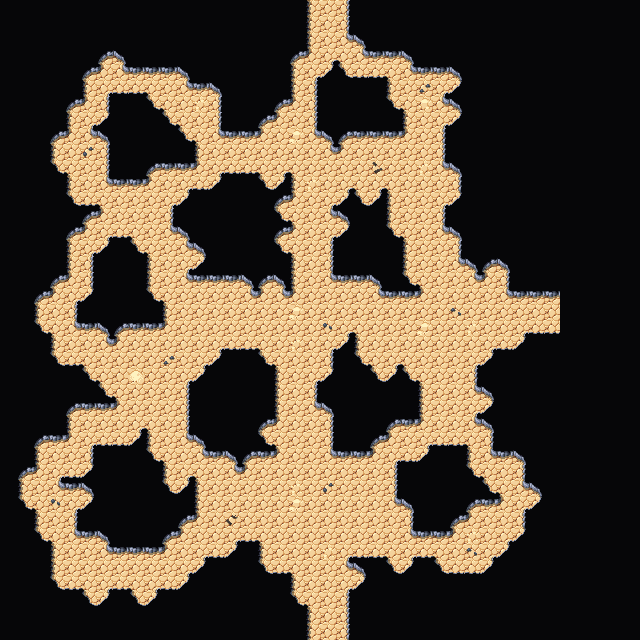

This is a level from a 2D game, rendered from its Tiled map with the project's own tilesets. A one-line summary and the map file follow, with tile-layer data summarised:
An orthogonal 40x40 tile map with 16x16 px tiles, 4 tile layers (Collision, Background, Walls, Clutter), 2 tilesets and 3 objects.

<map version="1.5" tiledversion="1.7.2" orientation="orthogonal" renderorder="right-down" width="40" height="40" tilewidth="16" tileheight="16" infinite="0" nextlayerid="7" nextobjectid="63">
 <editorsettings>
  <export target="wastetown..tmx" format="tmx" />
 </editorsettings>
 <tileset firstgid="1" source="../../../tileset/main.tsx" />
 <tileset firstgid="3477" source="../../../tileset/buildings.tsx" />
 <layer id="6" name="Collision" width="40" height="40">
  <data>[1600 cells, 0 non-empty, 0 distinct tile ids]</data>
 </layer>
 <layer id="1" name="Background" width="40" height="40">
  <data>[1600 cells, 1600 non-empty, 1 distinct tile ids]</data>
 </layer>
 <layer id="2" name="Walls" width="40" height="40">
  <data>[1600 cells, 1324 non-empty, 18 distinct tile ids]</data>
 </layer>
 <layer id="3" name="Clutter" width="40" height="40">
  <properties>
   <property name="spriteLayer" type="bool" value="true" />
  </properties>
  <data>[1600 cells, 24 non-empty, 10 distinct tile ids]</data>
 </layer>
 <objectgroup id="4" name="Objects">
  <object id="60" template="../../../obj/door_up.tx" x="319.333" y="638.667">
   <properties>
    <property name="teleport" value="../common/maps/map/cave/cave_multilevel_4/cave_23G5.tmx" />
    <property name="teleportObjectId" value="62" />
   </properties>
  </object>
  <object id="61" template="../../../obj/door_down.tx" x="322.639" y="16.7221">
   <properties>
    <property name="teleport" value="../common/maps/map/cave/cave_multilevel_4/cave_23E5.tmx" />
    <property name="teleportObjectId" value="62" />
   </properties>
  </object>
  <object id="62" template="../../../obj/door_left.tx" x="544.945" y="321.655">
   <properties>
    <property name="teleport" value="../common/maps/map/cave/cave_multilevel_4/cave_23F6.tmx" />
    <property name="teleportObjectId" value="61" />
   </properties>
  </object>
 </objectgroup>
</map>
